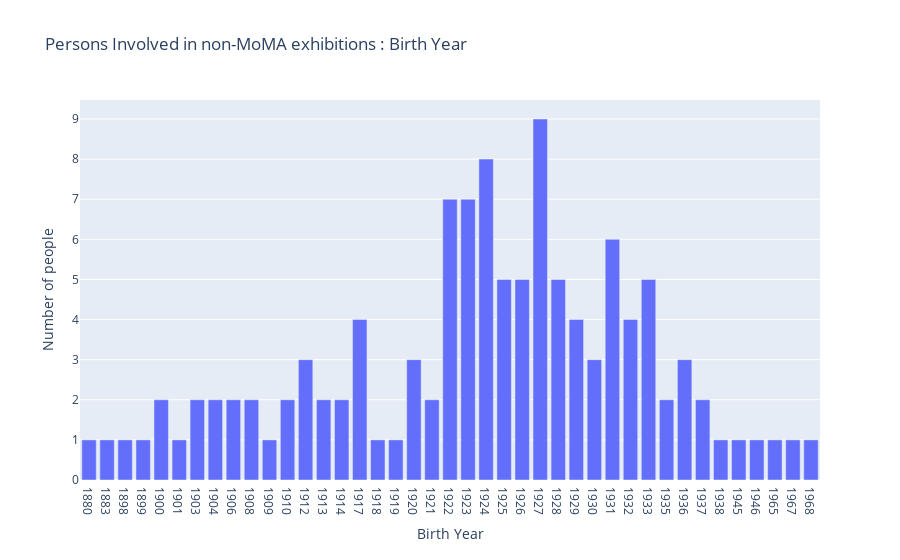

The notebook cell saved with this chart:
### Markdown cell above
## Exhibition organiser:non-MoMA --> Person --> Birth year

### Code cell
## Exhibition organiser:non-MoMA --> Person --> Birth year

# read data file
data_ex = {}

with open(os.path.join(summary_data_dir_activity, events_nonmoma), 'r') as json_file: 
    # get data
    data_ex = json.load(json_file)

list_person = []
for ex in data_ex.get("events"):
    if "influenced_by" in ex:
        for person in ex.get("influenced_by"):
            list_person.append(person.get("id").upper())
# remove duplicates 
list_person = list(dict.fromkeys(list_person))


data_selected = []
for person in data.get("persons"):
    if person.get("id").upper() in list_person:
        data_selected.append(person)

x_label = "Birth Year"
y_label = "Number of people"
histogram_title = "Persons Involved in non-MoMA exhibitions : Birth Year"
entity_type = "persons"
selected_field = "born"
histogram_type = "born"

ignore_list = [""]


if len(data_selected) > 0:

    histogram = create_histogram({"persons":data_selected}, x_label, y_label, histogram_title, entity_type, selected_field, ignore_list,histogram_type,0)
    histogram.show()


    summary_datafile = create_summary_datafile({"persons":data_selected}, entity_type, selected_field, ignore_list,histogram_type,0)

    with open(os.path.join(summary_data_dir_activity, 'events_nonmoma_persons_birthyear.json'), 'w') as file:
        file.write(json.dumps(summary_datafile,indent=2))

### Figure 1 — Plotly figure (JSON) as saved in the notebook; plotly's stock layout.template omitted (floating-point values rounded to 4 significant figures)
{"data": [{"alignmentgroup": "True", "hovertemplate": "Birth Year=%{x}<br>Number of people=%{y}<extra></extra>", "legendgroup": "", "marker": {"color": "#636efa", "pattern": {"shape": ""}}, "name": "", "offsetgroup": "", "orientation": "v", "showlegend": false, "textposition": "auto", "type": "bar", "x": ["1880", "1883", "1898", "1899", "1900", "1901", "1903", "1904", "1906", "1908", "1909", "1910", "1912", "1913", "1914", "1917", "1918", "1919", "1920", "1921", "1922", "1923", "1924", "1925", "1926", "1927", "1928", "1929", "1930", "1931", "1932", "1933", "1935", "1936", "1937", "1938", "1945", "1946", "1965", "1967", "1968"], "xaxis": "x", "y": [1, 1, 1, 1, 2, 1, 2, 2, 2, 2, 1, 2, 3, 2, 2, 4, 1, 1, 3, 2, 7, 7, 8, 5, 5, 9, 5, 4, 3, 6, 4, 5, 2, 3, 2, 1, 1, 1, 1, 1, 1], "yaxis": "y"}], "layout": {"barmode": "relative", "legend": {"tracegroupgap": 0}, "title": {"text": "Persons Involved in non-MoMA exhibitions : Birth Year"}, "xaxis": {"anchor": "y", "domain": [0, 1], "title": {"text": "Birth Year"}}, "yaxis": {"anchor": "x", "domain": [0, 1], "title": {"text": "Number of people"}}}}
